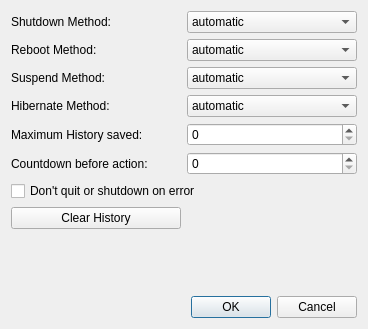
<?xml version="1.0" encoding="UTF-8"?>
<ui version="4.0">
 <class>Preferences</class>
 <widget class="QDialog" name="Preferences">
  <property name="geometry">
   <rect>
    <x>0</x>
    <y>0</y>
    <width>368</width>
    <height>329</height>
   </rect>
  </property>
  <property name="windowTitle">
   <string>Preferences</string>
  </property>
  <property name="windowIcon">
   <iconset resource="../../../qprogram-starter.qrc">
    <normaloff>:/pix</normaloff>:/pix</iconset>
  </property>
  <layout class="QGridLayout" name="gridLayout">
   <item row="0" column="1">
    <widget class="QComboBox" name="shutdownCB">
     <item>
      <property name="text">
       <string>automatic</string>
      </property>
     </item>
     <item>
      <property name="text">
       <string notr="true">login1</string>
      </property>
     </item>
     <item>
      <property name="text">
       <string notr="true">Gnome session</string>
      </property>
     </item>
     <item>
      <property name="text">
       <string notr="true">KDE session</string>
      </property>
     </item>
     <item>
      <property name="text">
       <string notr="true">HAL</string>
      </property>
     </item>
     <item>
      <property name="text">
       <string notr="true">ConsoleKit</string>
      </property>
     </item>
     <item>
      <property name="text">
       <string notr="true">sudo shutdown -P now</string>
      </property>
     </item>
    </widget>
   </item>
   <item row="9" column="0" colspan="2">
    <widget class="QDialogButtonBox" name="buttonBox">
     <property name="orientation">
      <enum>Qt::Horizontal</enum>
     </property>
     <property name="standardButtons">
      <set>QDialogButtonBox::Cancel|QDialogButtonBox::Ok</set>
     </property>
    </widget>
   </item>
   <item row="3" column="1">
    <widget class="QComboBox" name="hibernateCB">
     <item>
      <property name="text">
       <string>automatic</string>
      </property>
     </item>
     <item>
      <property name="text">
       <string notr="true">login1</string>
      </property>
     </item>
     <item>
      <property name="text">
       <string notr="true">Gnome session</string>
      </property>
     </item>
     <item>
      <property name="text">
       <string notr="true">HAL</string>
      </property>
     </item>
     <item>
      <property name="text">
       <string notr="true">UPower</string>
      </property>
     </item>
     <item>
      <property name="text">
       <string notr="true">DeviceKit</string>
      </property>
     </item>
    </widget>
   </item>
   <item row="2" column="0">
    <widget class="QLabel" name="label_4">
     <property name="text">
      <string>Suspend Method:</string>
     </property>
    </widget>
   </item>
   <item row="1" column="0">
    <widget class="QLabel" name="label_3">
     <property name="text">
      <string>Reboot Method:</string>
     </property>
    </widget>
   </item>
   <item row="4" column="1">
    <widget class="QSpinBox" name="maxHistSpin"/>
   </item>
   <item row="1" column="1">
    <widget class="QComboBox" name="rebootCB">
     <item>
      <property name="text">
       <string>automatic</string>
      </property>
     </item>
     <item>
      <property name="text">
       <string notr="true">login1</string>
      </property>
     </item>
     <item>
      <property name="text">
       <string notr="true">Gnome session</string>
      </property>
     </item>
     <item>
      <property name="text">
       <string notr="true">KDE session</string>
      </property>
     </item>
     <item>
      <property name="text">
       <string notr="true">HAL</string>
      </property>
     </item>
     <item>
      <property name="text">
       <string notr="true">ConsoleKit</string>
      </property>
     </item>
     <item>
      <property name="text">
       <string notr="true">sudo shutdown -r now</string>
      </property>
     </item>
    </widget>
   </item>
   <item row="8" column="0">
    <spacer name="verticalSpacer">
     <property name="orientation">
      <enum>Qt::Vertical</enum>
     </property>
     <property name="sizeHint" stdset="0">
      <size>
       <width>20</width>
       <height>40</height>
      </size>
     </property>
    </spacer>
   </item>
   <item row="4" column="0">
    <widget class="QLabel" name="label_2">
     <property name="text">
      <string>Maximum History saved:</string>
     </property>
    </widget>
   </item>
   <item row="3" column="0">
    <widget class="QLabel" name="label_5">
     <property name="text">
      <string>Hibernate Method:</string>
     </property>
    </widget>
   </item>
   <item row="2" column="1">
    <widget class="QComboBox" name="suspendCB">
     <item>
      <property name="text">
       <string>automatic</string>
      </property>
     </item>
     <item>
      <property name="text">
       <string notr="true">login1</string>
      </property>
     </item>
     <item>
      <property name="text">
       <string notr="true">Gnome session</string>
      </property>
     </item>
     <item>
      <property name="text">
       <string notr="true">HAL</string>
      </property>
     </item>
     <item>
      <property name="text">
       <string notr="true">UPower</string>
      </property>
     </item>
     <item>
      <property name="text">
       <string notr="true">DeviceKit</string>
      </property>
     </item>
    </widget>
   </item>
   <item row="0" column="0">
    <widget class="QLabel" name="label">
     <property name="text">
      <string>Shutdown Method:</string>
     </property>
    </widget>
   </item>
   <item row="7" column="0">
    <widget class="QPushButton" name="clearHistBtn">
     <property name="text">
      <string>Clear History</string>
     </property>
    </widget>
   </item>
   <item row="6" column="0" colspan="2">
    <widget class="QCheckBox" name="noActionCB">
     <property name="text">
      <string>Don't quit or shutdown on error</string>
     </property>
    </widget>
   </item>
   <item row="5" column="0">
    <widget class="QLabel" name="label_6">
     <property name="text">
      <string>Countdown before action:</string>
     </property>
    </widget>
   </item>
   <item row="5" column="1">
    <widget class="QSpinBox" name="countdownSpin">
     <property name="maximum">
      <number>300</number>
     </property>
    </widget>
   </item>
  </layout>
 </widget>
 <resources>
  <include location="../../../qprogram-starter.qrc"/>
 </resources>
 <connections>
  <connection>
   <sender>buttonBox</sender>
   <signal>accepted()</signal>
   <receiver>Preferences</receiver>
   <slot>accept()</slot>
   <hints>
    <hint type="sourcelabel">
     <x>248</x>
     <y>254</y>
    </hint>
    <hint type="destinationlabel">
     <x>157</x>
     <y>274</y>
    </hint>
   </hints>
  </connection>
  <connection>
   <sender>buttonBox</sender>
   <signal>rejected()</signal>
   <receiver>Preferences</receiver>
   <slot>reject()</slot>
   <hints>
    <hint type="sourcelabel">
     <x>316</x>
     <y>260</y>
    </hint>
    <hint type="destinationlabel">
     <x>286</x>
     <y>274</y>
    </hint>
   </hints>
  </connection>
 </connections>
</ui>
